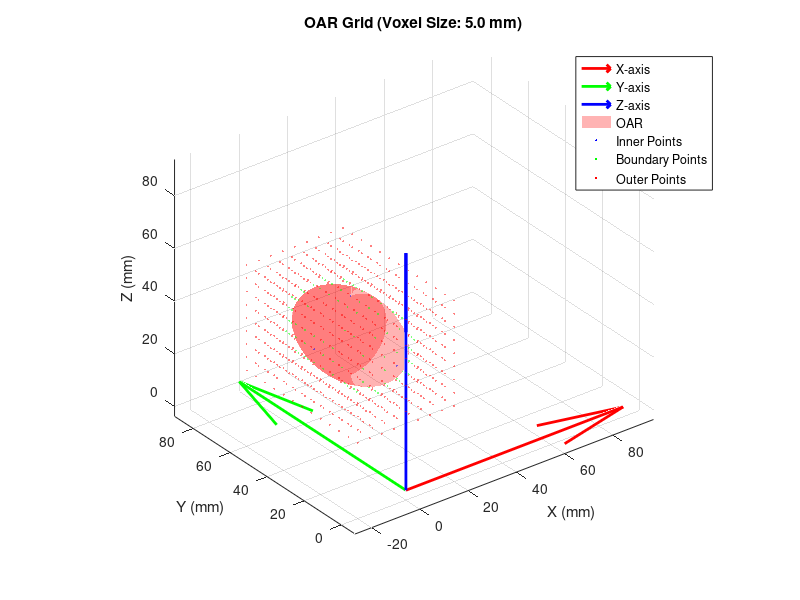

The MATLAB source for this figure:
%{
7. Compute Grid for OAR
Description: Develop a function to compute in a uniform cartesian grid around the structure, flag the inner and
outer grid points.
Test: Plot the grid and a structure in 3D, mark the inner and outer grid points with different color, inspect the
outcome visually.
Hint: Compute the smallest box around the structure and subdivide the box into a grid. Make the grid size (i.e.
voxel size) variable, because you may like to use a coarser grid size (such as 5.0 mm) to speed up development
and testing of other functions, and then refine later to a finer grid (such as 1.0 mm) for dosimetric analysis.
%}

function [grid_points, grid_status] = q7_compute_grid_for_OAR()
    voxel_size = 5.0;
    oar_center = [0, 30, 45];
    oar_semi_axes = [15, 25, 15];  

    % Compute bounding box for the OAR
    % Expand the box slightly to ensure full coverage
    min_coords = oar_center - (oar_semi_axes + voxel_size);
    max_coords = oar_center + (oar_semi_axes + voxel_size);

    [X, Y, Z] = meshgrid(...
        min_coords(1):voxel_size:max_coords(1), ...
        min_coords(2):voxel_size:max_coords(2), ...
        min_coords(3):voxel_size:max_coords(3));

    % Flatten grid points
    grid_points = [X(:), Y(:), Z(:)];

    % Determine point status
    grid_status = zeros(size(grid_points, 1), 1);

    % Classify grid points using scaled ellipsoid equation
    for i = 1:size(grid_points, 1)
        % Compute normalized distance to OAR center
        point = grid_points(i, :);
        scaled_point = (point - oar_center) ./ oar_semi_axes;
        dist = norm(scaled_point);
        
        % Classify points
        if dist <= 1
            % Inside OAR (inner points)
            grid_status(i) = 1;
        elseif dist <= (1 + voxel_size/max(oar_semi_axes))
            % Surface or near-surface points (boundary)
            grid_status(i) = 2;
        else
            % Outside OAR (outer points)
            grid_status(i) = 0;
        end
    end

    % Visualization
    figure(7);
    hold on;

    % Plot coordinate axes
    quiver3(0, 0, 0, 100, 0, 0, 'r', 'LineWidth', 2, 'DisplayName', 'X-axis');
    quiver3(0, 0, 0, 0, 100, 0, 'g', 'LineWidth', 2, 'DisplayName', 'Y-axis');
    quiver3(0, 0, 0, 0, 0, 100, 'b', 'LineWidth', 2, 'DisplayName', 'Z-axis');

    % Plot OAR ellipsoid
    [X, Y, Z] = ellipsoid(oar_center(1), oar_center(2), oar_center(3), ...
        oar_semi_axes(1), oar_semi_axes(2), oar_semi_axes(3), 30);
    surf(X, Y, Z, 'FaceColor', 'red', 'FaceAlpha', 0.3, 'EdgeColor', 'none', 'DisplayName', 'OAR');

    % Plot grid points
    % Inner points (blue)
    inner_points = grid_points(grid_status == 1, :);
    scatter3(inner_points(:,1), inner_points(:,2), inner_points(:,3), ...
        2, 'b', 'filled','MarkerFaceAlpha', 0.5, 'DisplayName', 'Inner Points');

    % Boundary points (green)
    boundary_points = grid_points(grid_status == 2, :);
    scatter3(boundary_points(:,1), boundary_points(:,2), boundary_points(:,3), ...
        2, 'g', 'filled','MarkerFaceAlpha', 0.5, 'DisplayName', 'Boundary Points');

    % Outer points (red)
    outer_points = grid_points(grid_status == 0, :);
    scatter3(outer_points(:,1), outer_points(:,2), outer_points(:,3), ...
        2, 'r', 'filled','MarkerFaceAlpha', 0.5, 'DisplayName', 'Outer Points');

    % Formatting
    title(sprintf('OAR Grid (Voxel Size: %.1f mm)', voxel_size));
    xlabel('X (mm)');
    ylabel('Y (mm)');
    zlabel('Z (mm)');
    legend show;
    axis equal;
    grid on;
    view(3);

    csvwrite('grid_for_OAR.csv', [grid_points, grid_status]);
    % %Print grid statistics
    % fprintf('Grid Statistics (Voxel Size: %.1f mm):\n', voxel_size);
    % fprintf('Total Grid Points: %d\n', size(grid_points, 1));
    % fprintf('Inner Points: %d\n', sum(grid_status == 1));
    % fprintf('Boundary Points: %d\n', sum(grid_status == 2));
    % fprintf('Outer Points: %d\n', sum(grid_status == 0));
end